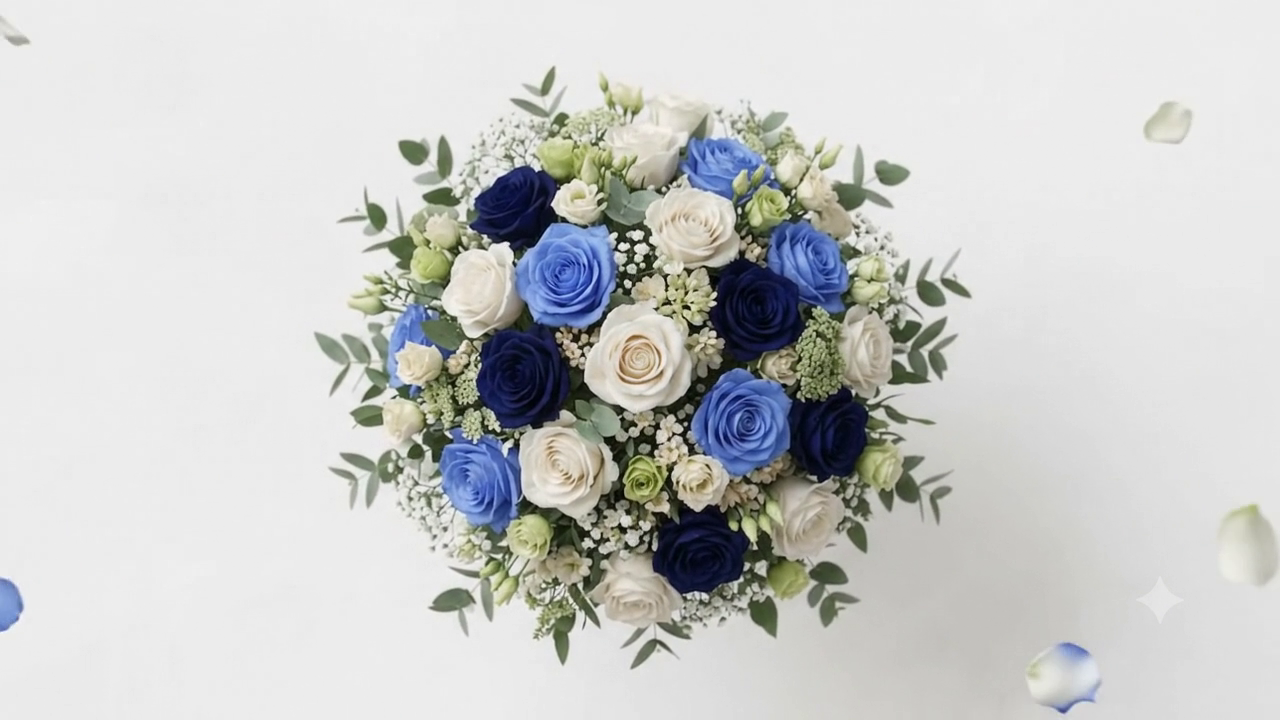
#> input picture reference/flowers-bouquet/inputs/seg236/base_f236.png, 1280 x 720 px
$ python segment236.py
#> lines starting #> are read from the running program, lines starting #| are printed output that depends on the picture; after the words box and inside, x2 and y2 are one past the last pixel; in counts of white or black regions, pixels touching at a corner belong together
"""Segment individual roses on frame 236 of flowers_video.mp4 (port of segmentation/segment_roses.py from frame 6).
Inputs: base_f236.png, bouquet_alpha.png (from alpha236.py).  Outputs: label_map.npy, roses.json, overlay.png, debug_classmasks.png
Differences from the f6 script: no STATIC_PETALS / TABLE_PETALS carve-outs and no manual cream seed (f236 has no fallen
petals on the bouquet - verified at full resolution); bouquet region comes from bouquet_alpha.png; cream labels are dilated
2 px inside the alpha; roses.json uses the new schema with schedule flags.
"""
import json, os, sys
import numpy as np
from PIL import Image, ImageDraw, ImageFont
from scipy import ndimage as ndi
HERE = os.path.dirname(os.path.abspath(__file__))
W, H = 1280, 720
FRAME = 236
CREAM_DIL = 2
# manual overrides filled in after visual review of overlay.png: id -> (schedule, note)
REVIEW = {
    11: (False, 'blue sliver at the left rim, mostly hidden behind cream 14 and leaves'),
    12: (False, 'whole rose but sits on the top silhouette; its outer petals are in the feathered alpha rim'),
    15: (False, 'right-rim rose, right half covered by eucalyptus leaves'),
    18: (False, 'bottom-right rose, leaves cross its lower half and it touches the rim'),
    19: (False, 'bottom-rim rose, partly under navy 5 and sprigs'),
}
# manual extra watershed seeds (x, y) per class for roses the peak finder merges
EXTRA_SEEDS = {'navy': [], 'blue': [], 'cream': []}


def rgb2hsv(a):
    r, g, b = a[..., 0], a[..., 1], a[..., 2]
    mx = a.max(2); mn = a.min(2); d = mx - mn; dd = np.where(d == 0, 1, d)
    h = np.where(mx == r, ((g - b) / dd) % 6, np.where(mx == g, (b - r) / dd + 2, (r - g) / dd + 4)) * 60
    h = np.where(d > 1e-6, h, 0)
    s = np.where(mx > 0, d / np.where(mx == 0, 1, mx), 0)
    return h, s, mx


def disc(r):
    y, x = np.ogrid[-r:r + 1, -r:r + 1]
    return (x * x + y * y) <= r * r


def opening_reconstruct(mask, r):
    seed = ndi.binary_opening(mask, disc(r))
    return ndi.binary_propagation(seed, mask=mask)


def watershed(mask, dist, markers):
    lab = markers.copy()
    levels = np.unique(np.round(dist[mask]).astype(int))[::-1]
    st = ndi.generate_binary_structure(2, 1)
    for lv in levels:
        active = mask & (dist >= lv - 0.5)
        while True:
            grown = ndi.grey_dilation(lab, footprint=st)
            new = (lab == 0) & active & (grown > 0)
            if not new.any():
                break
            lab = np.where(new, grown, lab)
    return lab


def split_class(mask, min_area, peak_r, min_peak_dist, merge_r, extra_markers=()):
    mask = mask.copy()
    cc, n = ndi.label(mask)
    sizes = ndi.sum(mask, cc, range(1, n + 1))
    mask &= np.isin(cc, [i + 1 for i, s in enumerate(sizes) if s >= min_area])
    dist = ndi.distance_transform_edt(mask)
    mx = ndi.maximum_filter(dist, footprint=disc(peak_r))
    peaks = (dist == mx) & (dist >= min_peak_dist)
    for (x, y) in extra_markers:
        if mask[y, x]:
            peaks[y, x] = True
    pk, _ = ndi.label(ndi.binary_dilation(peaks, disc(merge_r)) & mask)
    markers = np.where(peaks, pk, 0)
    cc, n = ndi.label(mask)
    for i in range(1, n + 1):
        comp = cc == i
        if not (markers[comp] > 0).any():
            idx = np.argmax(np.where(comp, dist, -1)); markers.flat[idx] = markers.max() + 1
    lab = watershed(mask, dist, markers)
    ids = np.unique(lab); ids = ids[ids > 0]
    out = np.zeros_like(lab)
    for k, i in enumerate(ids, 1):
        out[lab == i] = k
    return out


def main():
    img = np.asarray(Image.open(os.path.join(HERE, "base_f236.png")).convert("RGB"))
#> img is the input picture: shape (720, 1280, 3); mean R, G, B 201.1, 202.4, 201
    f = img.astype(np.float32) / 255.
    alpha = np.asarray(Image.open(os.path.join(HERE, "bouquet_alpha.png"))).astype(np.float32) / 255.
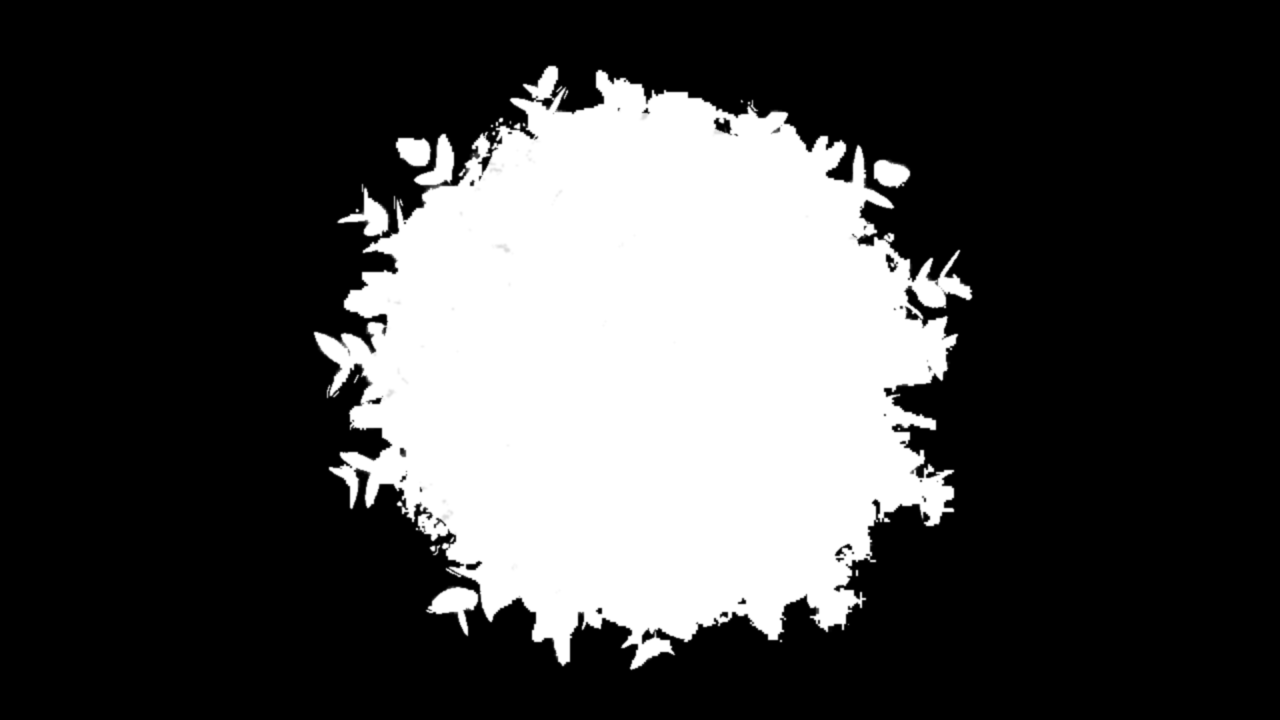
#> input picture reference/flowers-bouquet/inputs/seg236/bouquet_alpha.png, 1280 x 720 px
    inb = alpha > 0.5
#> inb: shape (720, 1280) bool; 27.9% white; 34 white regions (26 under 20 px), largest, box (x1, y1, x2, y2) and area: (314, 66, 972, 670) 252262, (427, 587, 478, 635) 1098, (414, 134, 454, 185) 952
    h, s, v = rgb2hsv(f)
    warm = f[..., 0] - f[..., 2]
    green = (h >= 55) & (h < 170) & (s > 0.12)
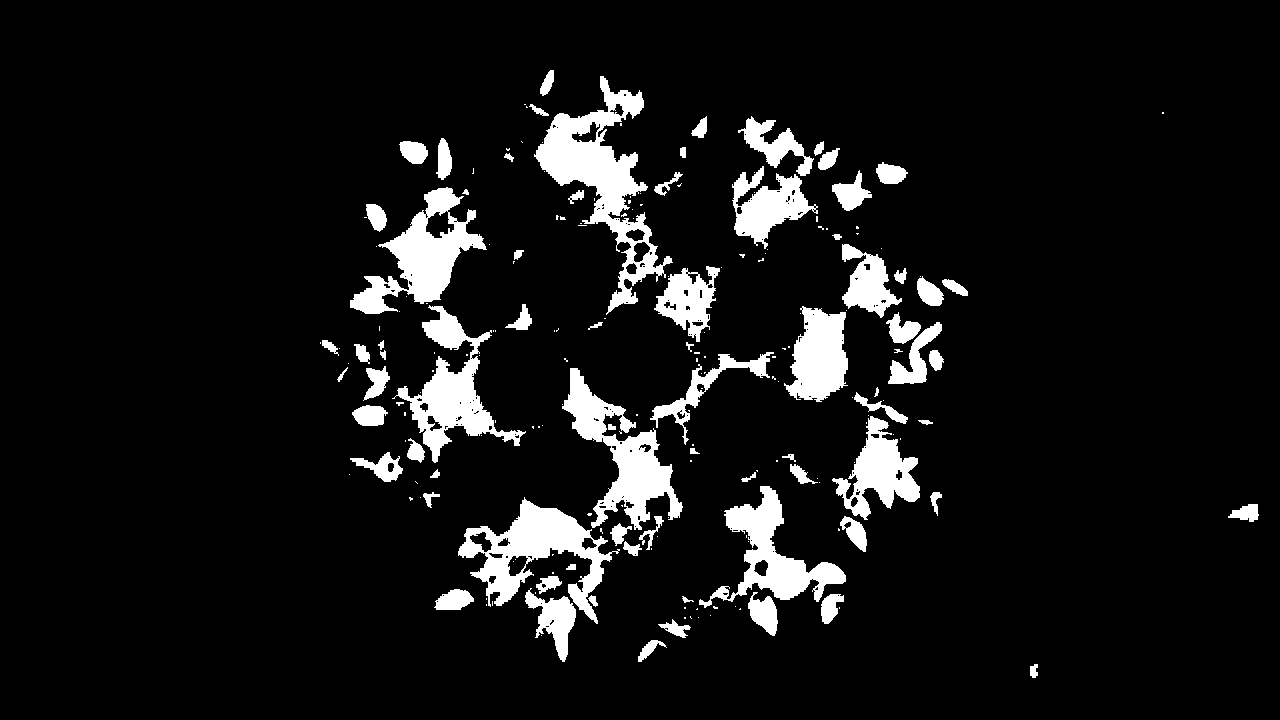
#> green: shape (720, 1280) bool; 8.4% white; 206 white regions (129 under 20 px), largest, box (x1, y1, x2, y2) and area: (534, 76, 673, 315) 9111, (458, 497, 620, 624) 6879, (562, 368, 683, 530) 6553
    navy = (h >= 200) & (h <= 265) & (s > 0.45) & (v < 0.5) & inb
#> navy: shape (720, 1280) bool; 3.5% white; 177 white regions (151 under 20 px), largest, box (x1, y1, x2, y2) and area: (477, 321, 570, 428) 7089, (712, 258, 842, 362) 7002, (653, 509, 748, 593) 5567
    blue = (h >= 195) & (h <= 245) & (s > 0.30) & (v >= 0.45) & inb
#> blue: shape (720, 1280) bool; 3.2% white; 61 white regions (51 under 20 px), largest, box (x1, y1, x2, y2) and area: (515, 223, 616, 326) 7744, (692, 368, 792, 476) 6944, (440, 428, 520, 532) 5616
    creamA = (v > 0.45) & (s < 0.40) & ~green & (warm > 0.04) & ((h >= 10) & (h <= 48))
#> creamA: shape (720, 1280) bool; 4.2% white; 102 white regions (65 under 20 px), largest, box (x1, y1, x2, y2) and area: (556, 278, 688, 410) 6751, (522, 418, 610, 512) 4651, (650, 190, 734, 270) 3918
    creamB = (v > 0.70) & (s < 0.14) & ~green & (warm > 0.02)
#> creamB: shape (720, 1280) bool; 10.9% white; 579 white regions (396 under 20 px), largest, box (x1, y1, x2, y2) and area: (799, 476, 1074, 720) 39766, (596, 70, 751, 179) 6085, (584, 298, 686, 414) 5609
    cream = (creamA | creamB) & inb & ~navy & ~blue
#> cream: shape (720, 1280) bool; 8% white; 504 white regions (348 under 20 px), largest, box (x1, y1, x2, y2) and area: (556, 274, 696, 416) 9331, (520, 411, 618, 519) 6356, (596, 70, 751, 190) 6189
    cream = ndi.binary_closing(cream, disc(4))
#> cream: shape (720, 1280) bool; 9.9% white; 149 white regions (102 under 20 px), largest, box (x1, y1, x2, y2) and area: (556, 70, 767, 436) 25967, (350, 384, 816, 666) 24387, (842, 234, 936, 460) 6687
    navy_m = opening_reconstruct(navy, 6)
    blue_m = opening_reconstruct(blue, 6)
    CREAM_OPEN_R = 18
    seed = ndi.binary_opening(cream, disc(CREAM_OPEN_R))
#> seed: shape (720, 1280) bool; 4.6% white; 9 white regions, largest, box (x1, y1, x2, y2) and area: (574, 302, 690, 414) 9054, (521, 423, 614, 517) 6180, (646, 183, 735, 269) 5641
    cream_m = seed
    for _ in range(12):
        cream_m = ndi.binary_dilation(cream_m, disc(1)) & cream
#> cream_m: shape (720, 1280) bool; 5.4% white; 8 white regions, largest, box (x1, y1, x2, y2) and area: (596, 90, 747, 280) 12128, (564, 290, 696, 426) 9845, (512, 412, 618, 527) 6719
    navy_m = ndi.binary_fill_holes(ndi.binary_closing(navy_m, disc(3)))
#> navy_m: shape (720, 1280) bool; 3.3% white; 5 white regions, box (x1, y1, x2, y2) and area: (477, 321, 570, 428) 7238, (712, 258, 842, 362) 7138, (653, 509, 748, 593) 5655, (786, 389, 868, 481) 5250, (471, 168, 558, 250) 4722
    blue_m = ndi.binary_fill_holes(ndi.binary_closing(blue_m, disc(3)))
#> blue_m: shape (720, 1280) bool; 3.3% white; 6 white regions, box (x1, y1, x2, y2) and area: (515, 223, 616, 326) 8033, (692, 368, 792, 476) 7573, (440, 428, 520, 532) 5821, (768, 222, 848, 312) 4774, (680, 138, 764, 200) 3064, (390, 304, 435, 354) 1222
    cream_m = ndi.binary_fill_holes(ndi.binary_closing(cream_m, disc(4)))
#> cream_m: shape (720, 1280) bool; 5.4% white; 8 white regions, largest, box (x1, y1, x2, y2) and area: (596, 90, 747, 280) 12203, (564, 290, 696, 426) 9845, (512, 412, 618, 527) 6719
    cream_m &= ~(navy | blue)
    blue_m &= ~navy_m
#> blue_m: shape (720, 1280) bool; 3.3% white; 7 white regions, largest, box (x1, y1, x2, y2) and area: (515, 223, 616, 326) 8023, (692, 368, 791, 476) 7556, (440, 428, 520, 532) 5821
    cream_m &= ~navy_m & ~blue_m
    labs = {}
    labs['navy'] = split_class(navy_m, 900, 22, 14, 14, EXTRA_SEEDS['navy'])
#> in split_class, `cc, n = ndi.label(mask)`:
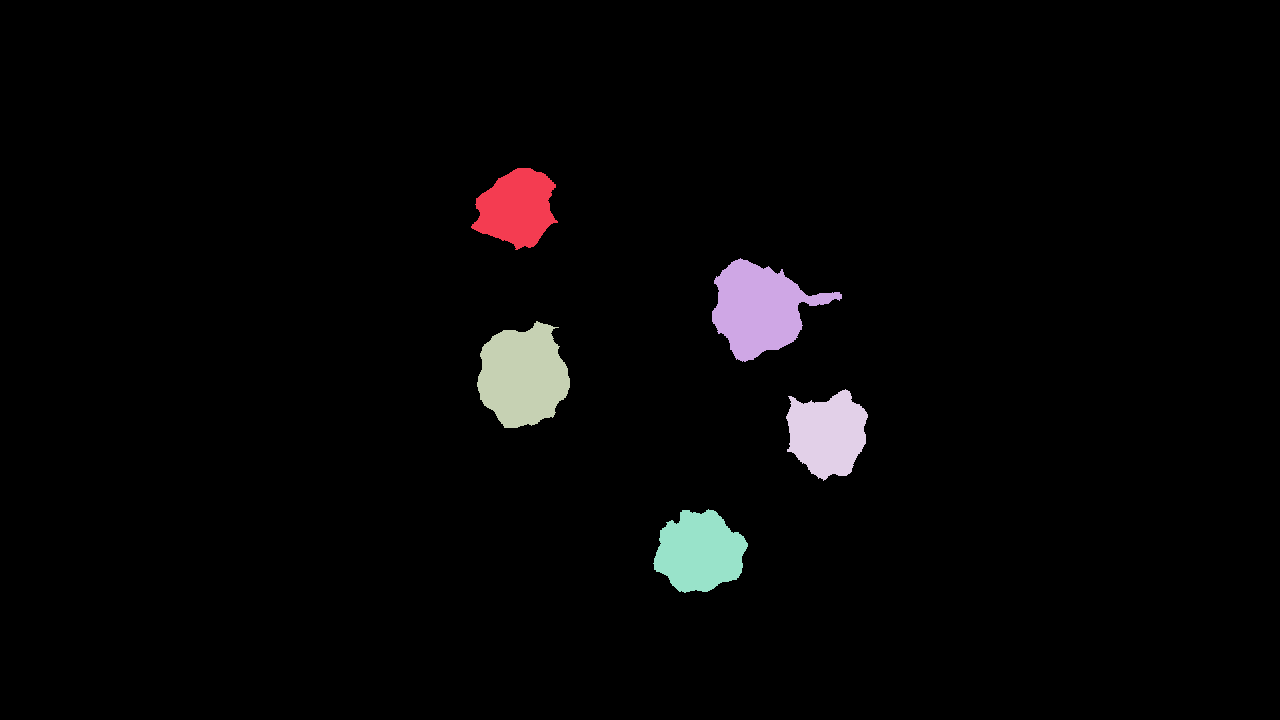
#> cc: shape (720, 1280) int32; 6 distinct labels, from 0 to 5; one colour per label, 0 black
#> in split_class, `cc, n = ndi.label(mask)`: n = 5
#> in split_class, `sizes = ndi.sum(mask, cc, range(1, n + 1))`: sizes = [4722, 7138, 7238, 5250, 5655]
#> after the loop in split_class, `for i in range(1, n + 1):`:
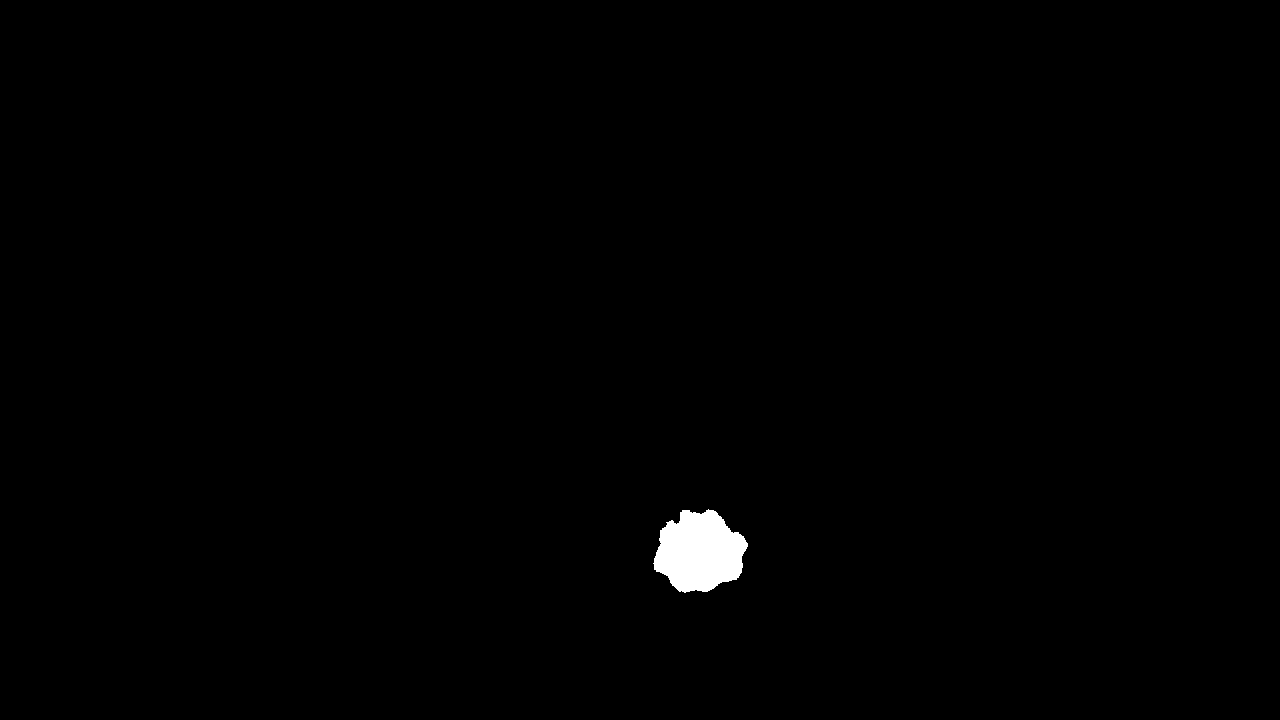
#> comp: shape (720, 1280) bool; 0.61% white; 1 white region, box (x1, y1, x2, y2) and area: (653, 509, 748, 593) 5655
#> in watershed, `levels = np.unique(np.round(dist[mask]).astype(int))[::-1]`: levels = 43 values, max 43 at index 0, min 1 at index 42, mean 22
#> the loop in watershed, `for lv in levels:` made 43 passes
#> lv on passes 1 to 8: 43, 42, 41, 40, 39, 38, 37, 36
#> in split_class, `ids = np.unique(lab)`: ids = [0, 1, 2, 3, 4, 5]
#> in split_class, `ids = ids[ids > 0]`: ids = [1, 2, 3, 4, 5]
#> the loop in split_class, `for k, i in enumerate(ids, 1):` made 5 passes
    labs['blue'] = split_class(blue_m, 900, 22, 14, 14, EXTRA_SEEDS['blue'])
#> the loop in split_class (call 2), `for i in range(1, n + 1):` made 6 passes
#> idx on pass 4: 420249
#> the loop in watershed (call 2), `for lv in levels:` made 45 passes
#> the loop in split_class (call 2), `for k, i in enumerate(ids, 1):` made 6 passes
    labs['cream'] = split_class(cream_m, 3000, 26, 18, 18, EXTRA_SEEDS['cream'])
    label = np.zeros((H, W), np.int32); cls_of = {}; nid = 0
    for c in ['navy', 'blue', 'cream']:
        L = labs[c]
        for i in range(1, L.max() + 1):
            nid += 1; label[L == i] = nid; cls_of[nid] = c
#> after the loop, cls_of = 19 items; nid = 19
    # cream labels: dilate CREAM_DIL px inside the alpha, not into other labels / leaves / blue / navy pixels
    grow_ok = inb & (label == 0) & ~green & ~navy & ~blue
    for i in [k for k, c in cls_of.items() if c == 'cream']:
        m = label == i
        for _ in range(CREAM_DIL):
            m = (ndi.binary_dilation(m, disc(1)) & grow_ok) | m
        label[m & (label == 0)] = i
#> this loop made 8 passes
    label[~inb] = 0   # hole-filled class masks may spill a few px past the alpha at rim roses
    np.save(os.path.join(HERE, "label_map.npy"), label)
    # ---- stats
    a5 = alpha > 0.5; area_b = int(a5.sum()); cyb, cxb = ndi.center_of_mass(a5); req = float(np.sqrt(area_b / np.pi))
#> after `area_b = int(a5.sum())`: area_b = 256996
#> after `cyb, cxb = ndi.center_of_mass(a5)`: cyb = 367; cxb = 644.5
#> after `req = float(np.sqrt(area_b / np.pi))`: req = 286
    rim = ndi.binary_dilation(~inb, disc(6))
    roses = []
    for i in range(1, nid + 1):
        m = label == i; area = int(m.sum()); cy, cx = ndi.center_of_mass(m)
        ys, xs = np.where(m); bbox = [int(xs.min()), int(ys.min()), int(xs.max()) + 1, int(ys.max()) + 1]
        ring = ndi.binary_dilation(m, disc(3)) & ~m
        touch = sorted(int(t) for t in np.unique(label[ring]) if t != 0 and t != i)
        on_rim = bool((m & rim).any())
        dist = ndi.distance_transform_edt(m); rmax = float(dist.max()); r_eq = float(np.sqrt(area / np.pi))
        fill = area / ((bbox[2] - bbox[0]) * (bbox[3] - bbox[1]))
        conf = 'high'; notes = []
        if on_rim:
            conf = 'partial'; notes.append('touches bouquet rim')
        if area < 2500:
            conf = 'partial'; notes.append('small area')
        if rmax < 0.55 * r_eq:
            conf = 'partial'; notes.append('thin/irregular (inscribed r %.0f vs eq r %.0f)' % (rmax, r_eq))
        if fill < 0.5:
            conf = 'partial'; notes.append('low bbox fill %.2f' % fill)
        sched = conf == 'high'
        if i in REVIEW:
            sched, n2 = REVIEW[i]; notes.append(n2); conf = 'high' if sched else 'partial'
        roses.append({'id': i, 'class': cls_of[i], 'cx': round(float(cx), 1), 'cy': round(float(cy), 1), 'area': area,
                      'bbox': bbox, 'touches': touch, 'confidence': conf, 'schedule': bool(sched), 'notes': '; '.join(notes)})
#> this loop made 19 passes
#> (area, cy, cx, bbox, touch, on_rim, rmax, r_eq) on passes 1 to 5: (4722, 207.7, 516.4, [471, 168, 558, 250], [8, 14], False, 33.24, 38.77), (7138, 308.2, 759.5, [712, 258, 842, 362], [7, 13], False, 40.61, 47.67), (7238, 375.6, 522.5, [477, 321, 570, 428], [8, 16, 17], False, 42.54, 48), (5250, 433.6, 827, [786, 389, 868, 481], [9, 18], False, 35.01, 40.88), (5655, 551.6, 699.2, [653, 509, 748, 593], [19], False, 36.89, 42.43)
#> after the loop, roses = 19 items
    counts = {c: sum(1 for r in roses if r['class'] == c) for c in ['navy', 'blue', 'cream']}
#> counts = {'navy': 5, 'blue': 6, 'cream': 8}
    out = {'frame': FRAME, 'centroid': [round(float(cxb), 1), round(float(cyb), 1)], 'equiv_radius': round(req, 1), 'roses': roses}
    json.dump(out, open(os.path.join(HERE, "roses.json"), "w"), indent=1)
    # ---- overlay (2x crop, contours in class colour, white = alpha 0.5 contour, '*' = schedule false)
    ys, xs = np.where(inb); y0, y1 = max(ys.min() - 20, 0), min(ys.max() + 20, H); x0, x1 = max(xs.min() - 20, 0), min(xs.max() + 20, W)
#> after `y0, y1 = (max(ys.min() - 20, 0), min(ys.max() + 20, H))`: y0 = 46; y1 = 689
#> after `x0, x1 = (max(xs.min() - 20, 0), min(xs.max() + 20, W))`: x0 = 294; x1 = 991
    S = 2; crop = img[y0:y1, x0:x1]; L = label[y0:y1, x0:x1]
    ov = Image.fromarray(crop).resize(((x1 - x0) * S, (y1 - y0) * S), Image.BICUBIC)
    Lb = np.kron(L, np.ones((S, S), np.int32))
    er = ndi.grey_erosion(Lb, footprint=disc(1)); dl = ndi.grey_dilation(Lb, footprint=disc(1))
    contour = (Lb != er) | (Lb != dl); ova = np.array(ov)
    colmap = {'navy': (255, 60, 60), 'blue': (255, 200, 0), 'cream': (0, 200, 255)}
    for i in range(1, nid + 1):
        ova[contour & ((Lb == i) | (dl == i))] = colmap[cls_of[i]]
    Ab = np.kron(inb[y0:y1, x0:x1], np.ones((S, S), bool)); ac = Ab & ~ndi.binary_erosion(Ab, disc(1)); ova[ac] = (255, 255, 255)
    ov = Image.fromarray(ova); d = ImageDraw.Draw(ov)
    try:
        font = ImageFont.truetype("C:/Windows/Fonts/arialbd.ttf", 24)
    except Exception:
        font = ImageFont.load_default()
    for r in roses:
        x = (r['cx'] - x0) * S; y = (r['cy'] - y0) * S; t = str(r['id']) + ('' if r['schedule'] else '*')
        bb = d.textbbox((x, y), t, font=font, anchor='mm')
        d.rectangle([bb[0] - 3, bb[1] - 2, bb[2] + 3, bb[3] + 2], fill=(0, 0, 0))
        d.text((x, y), t, fill=colmap[r['class']], font=font, anchor='mm')
#> this loop made 19 passes
#> (x, y, t, bb) on passes 1 to 8: (444.8, 323.4, '1', (436.8, 314.4, 451.8, 332.4)), (931, 524.4, '2', (923, 515.4, 938, 533.4)), (457, 659.2, '3', (449, 650.2, 464, 668.2)), (1066, 775.2, '4', (1058, 766.2, 1073, 784.2)), (810.4, 1011.2, '5', (802.4, 1002.2, 817.4, 1020.2)), (846.6, 236.8, '6', (838.6, 227.8, 853.6, 245.8)), (1027, 425, '7', (1019, 416, 1034, 434)), (547.4, 458.6, '8', (539.4, 449.6, 554.4, 467.6))
    if ov.width > 1600:
        ov = ov.resize((1600, int(ov.height * 1600 / ov.width)), Image.LANCZOS)
    ov.save(os.path.join(HERE, "overlay.png"))
    dbg = np.zeros((H, W, 3), np.uint8); dbg[inb] = (40, 40, 40)
    dbg[navy_m] = (0, 0, 140); dbg[blue_m] = (90, 150, 255); dbg[cream_m] = (255, 240, 200)
    dbg[green & inb & ~navy_m & ~blue_m & ~cream_m] = (0, 120, 0)
    dbg[cream & inb & ~cream_m] = (140, 110, 60)   # raw cream dropped by the size gate (spray roses etc.)
    Image.fromarray(dbg[y0:y1, x0:x1]).save(os.path.join(HERE, "debug_classmasks.png"))
    print(json.dumps(counts), "centroid", out['centroid'], "req", out['equiv_radius'], "n", nid)
#| {"navy": 5, "blue": 6, "cream": 8} centroid [644.5, 367.0] req 286.0 n 19
    for r in roses:
        print(r['id'], r['class'], r['cx'], r['cy'], r['area'], r['touches'], r['confidence'], r['notes'])
#> this loop made 19 passes
#| 1 navy 516.4 207.7 4722 [8, 14] high
#| 2 navy 759.5 308.2 7138 [7, 13] high
#| 3 navy 522.5 375.6 7238 [8, 16, 17] high
#| 4 navy 827.0 433.6 5250 [9, 18] high
#| 5 navy 699.2 551.6 5655 [19] high
#> (further printed lines are left out)


if __name__ == "__main__":
    main()
